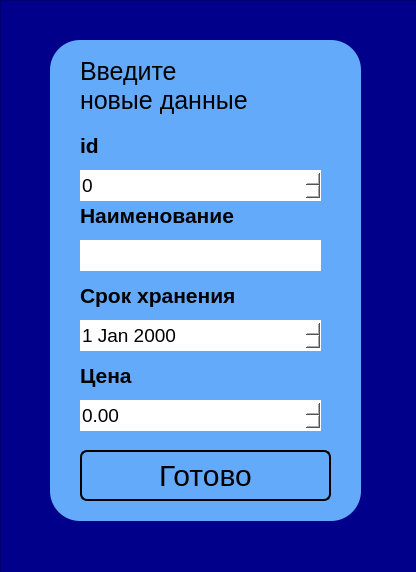
<?xml version="1.0" encoding="UTF-8"?>
<ui version="4.0">
 <class>Dialog</class>
 <widget class="QDialog" name="Dialog">
  <property name="geometry">
   <rect>
    <x>0</x>
    <y>0</y>
    <width>416</width>
    <height>572</height>
   </rect>
  </property>
  <property name="windowTitle">
   <string>Dialog</string>
  </property>
  <widget class="QFrame" name="frame_2">
   <property name="geometry">
    <rect>
     <x>0</x>
     <y>0</y>
     <width>421</width>
     <height>581</height>
    </rect>
   </property>
   <property name="styleSheet">
    <string notr="true">background: darkblue;</string>
   </property>
   <property name="frameShape">
    <enum>QFrame::StyledPanel</enum>
   </property>
   <property name="frameShadow">
    <enum>QFrame::Raised</enum>
   </property>
   <widget class="QFrame" name="frame">
    <property name="geometry">
     <rect>
      <x>50</x>
      <y>40</y>
      <width>311</width>
      <height>481</height>
     </rect>
    </property>
    <property name="styleSheet">
     <string notr="true">background: rgb(100,170,250); border-radius:30px;</string>
    </property>
    <property name="frameShape">
     <enum>QFrame::StyledPanel</enum>
    </property>
    <property name="frameShadow">
     <enum>QFrame::Raised</enum>
    </property>
    <widget class="QPushButton" name="pushButton">
     <property name="geometry">
      <rect>
       <x>30</x>
       <y>410</y>
       <width>251</width>
       <height>51</height>
      </rect>
     </property>
     <property name="styleSheet">
      <string notr="true">font-size:30px; border-radius: 7px; border:2px solid #000000;</string>
     </property>
     <property name="text">
      <string>Готово</string>
     </property>
    </widget>
    <widget class="QLabel" name="label_2">
     <property name="geometry">
      <rect>
       <x>30</x>
       <y>90</y>
       <width>71</width>
       <height>31</height>
      </rect>
     </property>
     <property name="font">
      <font>
       <pointsize>16</pointsize>
       <weight>75</weight>
       <bold>true</bold>
      </font>
     </property>
     <property name="text">
      <string>id</string>
     </property>
    </widget>
    <widget class="QLabel" name="label">
     <property name="geometry">
      <rect>
       <x>30</x>
       <y>10</y>
       <width>261</width>
       <height>71</height>
      </rect>
     </property>
     <property name="font">
      <font>
       <pointsize>-1</pointsize>
      </font>
     </property>
     <property name="styleSheet">
      <string notr="true">font-size:25px;</string>
     </property>
     <property name="text">
      <string>Введите
новые данные</string>
     </property>
    </widget>
    <widget class="QLabel" name="label_3">
     <property name="geometry">
      <rect>
       <x>30</x>
       <y>160</y>
       <width>201</width>
       <height>31</height>
      </rect>
     </property>
     <property name="font">
      <font>
       <pointsize>16</pointsize>
       <weight>75</weight>
       <bold>true</bold>
      </font>
     </property>
     <property name="text">
      <string>Наименование</string>
     </property>
    </widget>
    <widget class="QLineEdit" name="lineEdit_2">
     <property name="geometry">
      <rect>
       <x>30</x>
       <y>200</y>
       <width>241</width>
       <height>31</height>
      </rect>
     </property>
     <property name="font">
      <font>
       <pointsize>14</pointsize>
      </font>
     </property>
     <property name="styleSheet">
      <string notr="true">background:white; input type=&quot;password&quot;;</string>
     </property>
    </widget>
    <widget class="QLabel" name="label_4">
     <property name="geometry">
      <rect>
       <x>30</x>
       <y>240</y>
       <width>181</width>
       <height>31</height>
      </rect>
     </property>
     <property name="font">
      <font>
       <pointsize>16</pointsize>
       <weight>75</weight>
       <bold>true</bold>
      </font>
     </property>
     <property name="text">
      <string>Срок хранения</string>
     </property>
    </widget>
    <widget class="QSpinBox" name="spinBox">
     <property name="geometry">
      <rect>
       <x>30</x>
       <y>130</y>
       <width>241</width>
       <height>31</height>
      </rect>
     </property>
     <property name="font">
      <font>
       <pointsize>14</pointsize>
      </font>
     </property>
     <property name="styleSheet">
      <string notr="true">background:white;</string>
     </property>
     <property name="maximum">
      <number>99999</number>
     </property>
    </widget>
    <widget class="QDateEdit" name="dateEdit">
     <property name="geometry">
      <rect>
       <x>30</x>
       <y>280</y>
       <width>241</width>
       <height>31</height>
      </rect>
     </property>
     <property name="font">
      <font>
       <pointsize>14</pointsize>
      </font>
     </property>
     <property name="styleSheet">
      <string notr="true">background:white;</string>
     </property>
    </widget>
    <widget class="QLabel" name="label_5">
     <property name="geometry">
      <rect>
       <x>30</x>
       <y>320</y>
       <width>181</width>
       <height>31</height>
      </rect>
     </property>
     <property name="font">
      <font>
       <pointsize>16</pointsize>
       <weight>75</weight>
       <bold>true</bold>
      </font>
     </property>
     <property name="text">
      <string>Цена</string>
     </property>
    </widget>
    <widget class="QDoubleSpinBox" name="doubleSpinBox">
     <property name="geometry">
      <rect>
       <x>30</x>
       <y>360</y>
       <width>241</width>
       <height>31</height>
      </rect>
     </property>
     <property name="font">
      <font>
       <pointsize>14</pointsize>
      </font>
     </property>
     <property name="styleSheet">
      <string notr="true">background:white;</string>
     </property>
     <property name="maximum">
      <double>99999.990000000005239</double>
     </property>
    </widget>
   </widget>
  </widget>
 </widget>
 <resources/>
 <connections/>
</ui>
